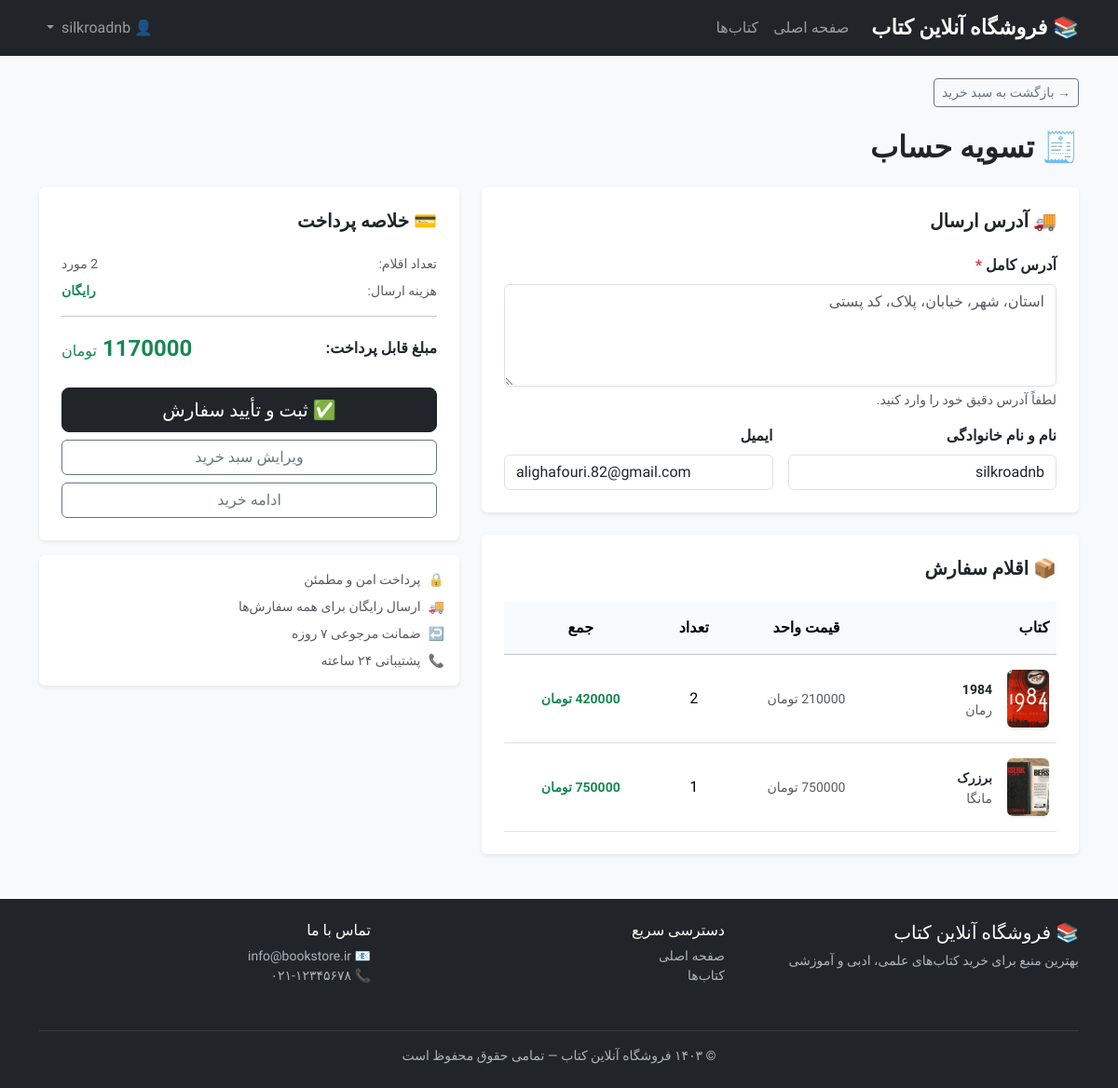
Screenshot of /orders/checkout/ (signed in) with the database file from the repository.
### cart/models.py (models this page shows, shortened)
class CartItem(models.Model):
    cart = models.ForeignKey(
        Cart,
        on_delete=models.CASCADE,
        related_name="items",
        verbose_name="سبد خرید",
    )
    book = models.ForeignKey(
        Book,
        on_delete=models.CASCADE,
        related_name="cart_items",
        verbose_name="کتاب",
    )
    quantity = models.PositiveIntegerField(default=1, verbose_name="تعداد")
    class Meta:
        verbose_name = "آیتم سبد خرید"
        verbose_name_plural = "آیتم‌های سبد خرید"
        unique_together = ("cart", "book")
    @property
    def subtotal(self):
        return self.book.price * self.quantity

class Cart(models.Model):
    user = models.OneToOneField(
        User,
        on_delete=models.CASCADE,
        related_name="cart",
        verbose_name="کاربر",
    )
    created_at = models.DateTimeField(auto_now_add=True, verbose_name="تاریخ ایجاد")
    class Meta:
        verbose_name = "سبد خرید"
        verbose_name_plural = "سبدهای خرید"
    @property
    def total_price(self):
        return sum(item.subtotal for item in self.items.all())

### books/models.py (models this page shows, shortened)
class Book(models.Model):
    title = models.CharField(max_length=255, verbose_name="عنوان")
    isbn = models.CharField(max_length=20, unique=True, verbose_name="شابک")
    publisher = models.CharField(max_length=200, verbose_name="ناشر")
    slug = models.SlugField(max_length=275, unique=True, blank=True, verbose_name="اسلاگ")
    description = models.TextField(verbose_name="توضیحات")
    price = models.DecimalField(max_digits=10, decimal_places=2, verbose_name="قیمت")
    stock = models.PositiveIntegerField(default=0, verbose_name="موجودی")
    cover_image = models.ImageField(upload_to="books/covers/", blank=True, null=True, verbose_name="تصویر جلد")
    published_date = models.DateField(verbose_name="تاریخ انتشار")
    created_at = models.DateTimeField(auto_now_add=True, verbose_name="تاریخ ایجاد")
    category = models.ForeignKey(
        Category,
        on_delete=models.SET_NULL,
        null=True,
        blank=True,
        related_name="books",
        verbose_name="دسته‌بندی",
    )
    authors = models.ManyToManyField(
        Author,
        related_name="books",
        verbose_name="نویسندگان",
    )
    class Meta:
        verbose_name = "کتاب"
        verbose_name_plural = "کتاب‌ها"
        ordering = ["-created_at"]

class Category(models.Model):
    name = models.CharField(max_length=100, unique=True, verbose_name="نام")
    slug = models.SlugField(max_length=120, unique=True, blank=True, verbose_name="اسلاگ")
    description = models.TextField(blank=True, verbose_name="توضیحات")
    class Meta:
        verbose_name = "دسته‌بندی"
        verbose_name_plural = "دسته‌بندی‌ها"
        ordering = ["name"]

### orders/views.py (the view, shortened to what this page needs)
# urls.py: path("orders/checkout/", CheckoutView.as_view(), name="checkout"),
class CheckoutView(LoginRequiredMixin, View):
    template_name = "orders/checkout.html"
    login_url = "accounts:login"
    def get(self, request):
        cart = get_object_or_404(Cart, user=request.user)
        items = cart.items.select_related("book").all()
        if not items.exists():
            messages.warning(request, "سبد خرید شما خالی است. ابتدا کتابی اضافه کنید.")
            return redirect("cart:cart_detail")
        return render(request, self.template_name, {
            "cart": cart,
            "items": items,
        })

### templates/orders/checkout.html (shortened to what this page needs)
{% extends "base.html" %}
{% block content %}
<div class="mb-4">
    <a href="{% url 'cart:cart_detail' %}" class="btn btn-outline-secondary btn-sm">
        → بازگشت به سبد خرید
    </a>
</div>
<h2 class="fw-bold mb-4">🧾 تسویه حساب</h2>
<form method="post">
    <div class="row g-4">
        <div class="col-lg-7">
            <div class="card border-0 shadow-sm mb-4">
                <div class="card-body p-4">
                    <h5 class="fw-bold mb-4">🚚 آدرس ارسال</h5>
                    <div class="mb-3">
                        <label for="shipping_address" class="form-label fw-semibold">
                            آدرس کامل
                            <span class="text-danger">*</span>
                        </label>
                        <textarea name="shipping_address"
                                  id="shipping_address"
                                  rows="4"
                                  class="form-control"
                                  placeholder="استان، شهر، خیابان، پلاک، کد پستی"
                                  required>{{ request.POST.shipping_address }}</textarea>
                        <div class="form-text text-muted small">
                            لطفاً آدرس دقیق خود را وارد کنید.
                        </div>
                    </div>
                    <div class="row g-3">
                        <div class="col-md-6">
                            <label class="form-label fw-semibold">نام و نام خانوادگی</label>
                            <input type="text"
                                   class="form-control"
                                   value="{{ request.user.get_full_name|default:request.user.username }}"
                                   readonly>
                        </div>
                        <div class="col-md-6">
                            <label class="form-label fw-semibold">ایمیل</label>
                            <input type="email"
                                   class="form-control"
                                   value="{{ request.user.email }}"
                                   readonly>
                        </div>
                    </div>
                </div>
            </div>
            <div class="card border-0 shadow-sm">
                <div class="card-body p-4">
                    <h5 class="fw-bold mb-4">📦 اقلام سفارش</h5>
                    <div class="table-responsive">
                        <table class="table align-middle mb-0">
                            <thead class="table-light">
                                <tr>
                                    <th class="py-3">کتاب</th>
                                    <th class="text-center py-3">قیمت واحد</th>
                                    <th class="text-center py-3">تعداد</th>
                                    <th class="text-center py-3">جمع</th>
                                </tr>
                            </thead>
                            <tbody>
                                {% for item in items %}
                                <tr>
                                    <td class="py-3">
                                        <div class="d-flex align-items-center gap-3">
                                            {% if item.book.cover_image %}
                                                <img src="{{ item.book.cover_image.url }}"
                                                     alt="{{ item.book.title }}"
                                                     class="rounded shadow-sm"
                                                     style="width: 45px; height: 62px; object-fit: cover;">
                                            {% else %}
                                                <div class="rounded shadow-sm bg-secondary d-flex align-items-center justify-content-center text-white"
                                                     style="width: 45px; height: 62px; font-size: 1.2rem;">
                                                    📖
                                                </div>
                                            {% endif %}
                                            <div>
                                                <span class="fw-semibold small text-dark">
                                                    {{ item.book.title }}
                                                </span>
                                                {% if item.book.category %}
                                                    <div class="text-muted small">
                                                        {{ item.book.category.name }}
                                                    </div>
                                                {% endif %}
                                            </div>
                                        </div>
                                    </td>
                                    <td class="text-center text-muted small">
                                        {{ item.book.price|floatformat:0 }} تومان
                                    </td>
                                    <td class="text-center">
                                        {{ item.quantity }}
                                    </td>
                                    <td class="text-center fw-semibold text-success small">
                                        {{ item.subtotal|floatformat:0 }} تومان
                                    </td>
                                </tr>
                                {% endfor %}
                            </tbody>
                        </table>
                    </div>
                </div>
            </div>
        </div>
        <div class="col-lg-5">
            <div class="card border-0 shadow-sm mb-3">
                <div class="card-body p-4">
                    <h5 class="fw-bold mb-4">💳 خلاصه پرداخت</h5>
                    <div class="d-flex justify-content-between mb-2 text-muted small">
                        <span>تعداد اقلام:</span>
                        <span>{{ items|length }} مورد</span>
                    </div>
                    <div class="d-flex justify-content-between mb-2 text-muted small">
                        <span>هزینه ارسال:</span>
                        <span class="text-success fw-semibold">رایگان</span>
                    </div>
                    <hr>
                    <div class="d-flex justify-content-between align-items-center mb-4">
                        <span class="fw-bold">مبلغ قابل پرداخت:</span>
                        <span class="fs-4 fw-bold text-success">
                            {{ cart.total_price|floatformat:0 }}
                            <small class="fs-6 fw-normal">تومان</small>
                        </span>
                    </div>
                    <div class="d-grid gap-2">
                        <button type="submit" class="btn btn-dark btn-lg">
                            ✅ ثبت و تأیید سفارش
                        </button>
                        <a href="{% url 'cart:cart_detail' %}" class="btn btn-outline-secondary">
                            ویرایش سبد خرید
                        </a>
                        <a href="{% url 'books:book_list' %}" class="btn btn-outline-secondary">
                            ادامه خرید
                        </a>
                    </div>
                </div>
            </div>
            <div class="card border-0 shadow-sm">
                <div class="card-body p-3">
                    <div class="d-flex align-items-center gap-2 text-muted small">
                        <span>🔒</span>
                        <span>پرداخت امن و مطمئن</span>
                    </div>
                    <div class="d-flex align-items-center gap-2 text-muted small mt-2">
                        <span>🚚</span>
                        <span>ارسال رایگان برای همه سفارش‌ها</span>
                    </div>
                    <div class="d-flex align-items-center gap-2 text-muted small mt-2">
                        <span>↩️</span>
                        <span>ضمانت مرجوعی ۷ روزه</span>
                    </div>
                    <div class="d-flex align-items-center gap-2 text-muted small mt-2">
                        <span>📞</span>
                        <span>پشتیبانی ۲۴ ساعته</span>
                    </div>
                </div>
            </div>
        </div>
    </div>
</form>
{% endblock %}

### static/css/custom.css (style rules this page uses)
body { font-family: 'Vazirmatn', sans-serif; direction: rtl; background-color: #f8f9fa; }

### rows the page displays
CartItem: book.cover_image (picture), book "1984", book.category.name "رمان", book.price "210000", quantity "2"
CartItem: book.cover_image (picture), book "برزرک", book.category.name "مانگا", book.price "750000", quantity "1"
Cart: total_price "1170000"
